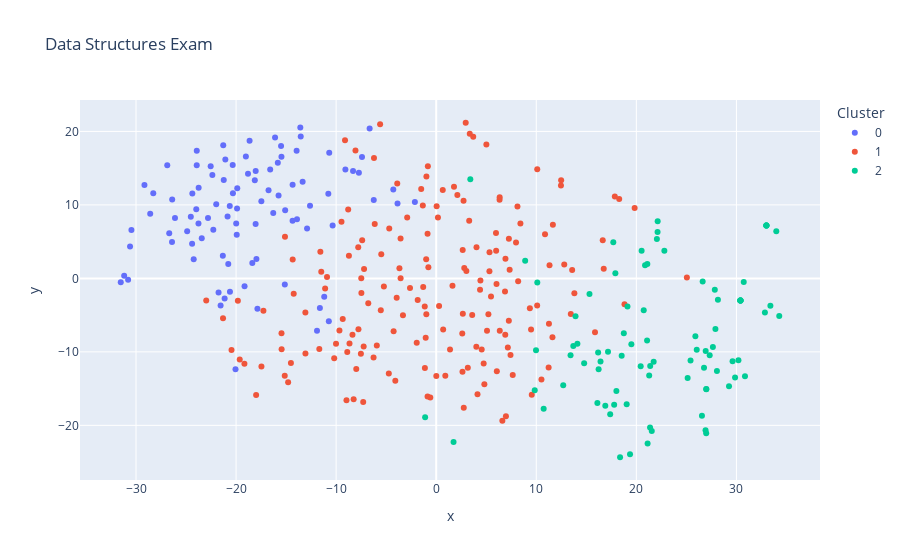

The code cell stored with this chart in its notebook:
### Code cell
fig = px.scatter(
    df, x='x', y='y',
    hover_name="message", color="Cluster", title="Data Structures Exam"
)
fig.show()
